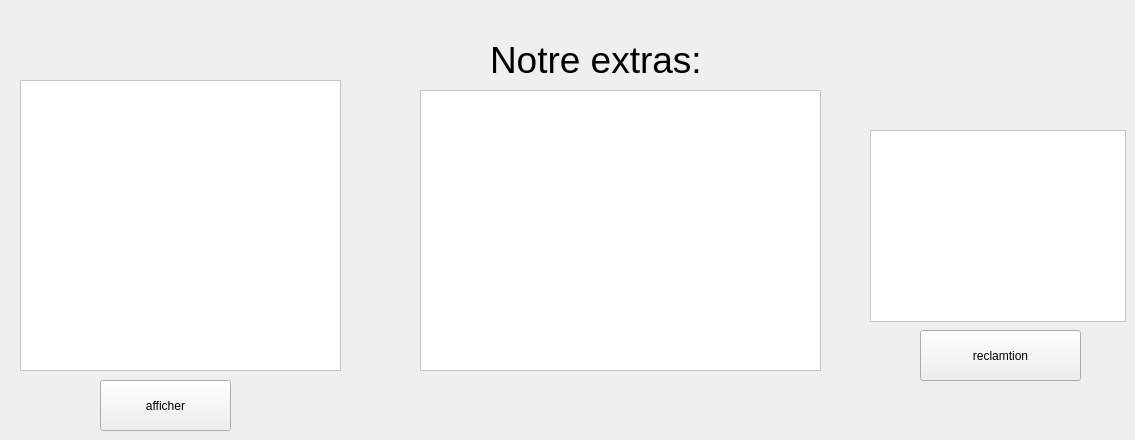
     <widget class="QWidget" name="calucleextras">
      <attribute name="title">
       <string>calcule extras</string>
      </attribute>
      <widget class="QTableView" name="tableView2">
       <property name="geometry">
        <rect>
         <x>20</x>
         <y>80</y>
         <width>321</width>
         <height>291</height>
        </rect>
       </property>
       <property name="styleSheet">
        <string notr="true">background-color: rgb(255, 255, 255);
color: rgb(0, 0, 0);</string>
       </property>
      </widget>
      <widget class="QPushButton" name="pushButton_afficher">
       <property name="geometry">
        <rect>
         <x>100</x>
         <y>380</y>
         <width>131</width>
         <height>51</height>
        </rect>
       </property>
       <property name="text">
        <string>afficher</string>
       </property>
      </widget>
      <widget class="QTableView" name="tableView3">
       <property name="geometry">
        <rect>
         <x>420</x>
         <y>90</y>
         <width>401</width>
         <height>281</height>
        </rect>
       </property>
       <property name="styleSheet">
        <string notr="true">background-color: rgb(255, 255, 255);
color: rgb(0, 0, 0);</string>
       </property>
      </widget>
      <widget class="QTableView" name="priceTableView">
       <property name="geometry">
        <rect>
         <x>870</x>
         <y>130</y>
         <width>256</width>
         <height>192</height>
        </rect>
       </property>
       <property name="styleSheet">
        <string notr="true">background-color: rgb(255, 255, 255);
color: rgb(0, 0, 0);</string>
       </property>
      </widget>
      <widget class="QPushButton" name="reclamationButton">
       <property name="geometry">
        <rect>
         <x>920</x>
         <y>330</y>
         <width>161</width>
         <height>51</height>
        </rect>
       </property>
       <property name="text">
        <string>reclamtion</string>
       </property>
      </widget>
      <widget class="QLabel" name="label_7">
       <property name="geometry">
        <rect>
         <x>490</x>
         <y>-70</y>
         <width>271</width>
         <height>261</height>
        </rect>
       </property>
       <property name="text">
        <string>&lt;html&gt;&lt;head/&gt;&lt;body&gt;&lt;p&gt;&lt;span style=&quot; font-size:28pt;&quot;&gt;Notre extras:&lt;/span&gt;&lt;/p&gt;&lt;/body&gt;&lt;/html&gt;</string>
       </property>
      </widget>
     </widget>
